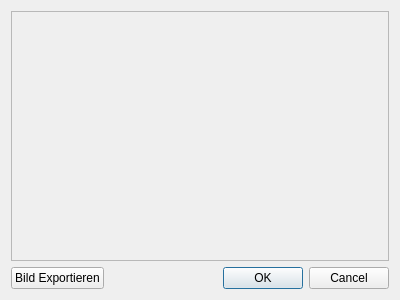
<?xml version="1.0" encoding="UTF-8"?>
<ui version="4.0">
 <class>ImpulseDialog</class>
 <widget class="QDialog" name="ImpulseDialog">
  <property name="geometry">
   <rect>
    <x>0</x>
    <y>0</y>
    <width>400</width>
    <height>300</height>
   </rect>
  </property>
  <property name="windowTitle">
   <string>Dialog</string>
  </property>
  <layout class="QVBoxLayout" name="verticalLayout">
   <item>
    <widget class="QScrollArea" name="scrollArea">
     <property name="widgetResizable">
      <bool>true</bool>
     </property>
     <widget class="ImpulseWidget" name="widget">
      <property name="geometry">
       <rect>
        <x>0</x>
        <y>0</y>
        <width>380</width>
        <height>249</height>
       </rect>
      </property>
     </widget>
    </widget>
   </item>
   <item>
    <layout class="QHBoxLayout" name="horizontalLayout">
     <item>
      <widget class="QPushButton" name="exportImage">
       <property name="text">
        <string>Bild Exportieren</string>
       </property>
      </widget>
     </item>
     <item>
      <widget class="QDialogButtonBox" name="buttonBox">
       <property name="orientation">
        <enum>Qt::Horizontal</enum>
       </property>
       <property name="standardButtons">
        <set>QDialogButtonBox::Cancel|QDialogButtonBox::Ok</set>
       </property>
      </widget>
     </item>
    </layout>
   </item>
  </layout>
 </widget>
 <customwidgets>
  <customwidget>
   <class>ImpulseWidget</class>
   <extends>QWidget</extends>
   <header>impulsewidget.h</header>
   <container>1</container>
  </customwidget>
 </customwidgets>
 <resources/>
 <connections>
  <connection>
   <sender>buttonBox</sender>
   <signal>accepted()</signal>
   <receiver>ImpulseDialog</receiver>
   <slot>accept()</slot>
   <hints>
    <hint type="sourcelabel">
     <x>248</x>
     <y>254</y>
    </hint>
    <hint type="destinationlabel">
     <x>157</x>
     <y>274</y>
    </hint>
   </hints>
  </connection>
  <connection>
   <sender>buttonBox</sender>
   <signal>rejected()</signal>
   <receiver>ImpulseDialog</receiver>
   <slot>reject()</slot>
   <hints>
    <hint type="sourcelabel">
     <x>316</x>
     <y>260</y>
    </hint>
    <hint type="destinationlabel">
     <x>286</x>
     <y>274</y>
    </hint>
   </hints>
  </connection>
 </connections>
</ui>
